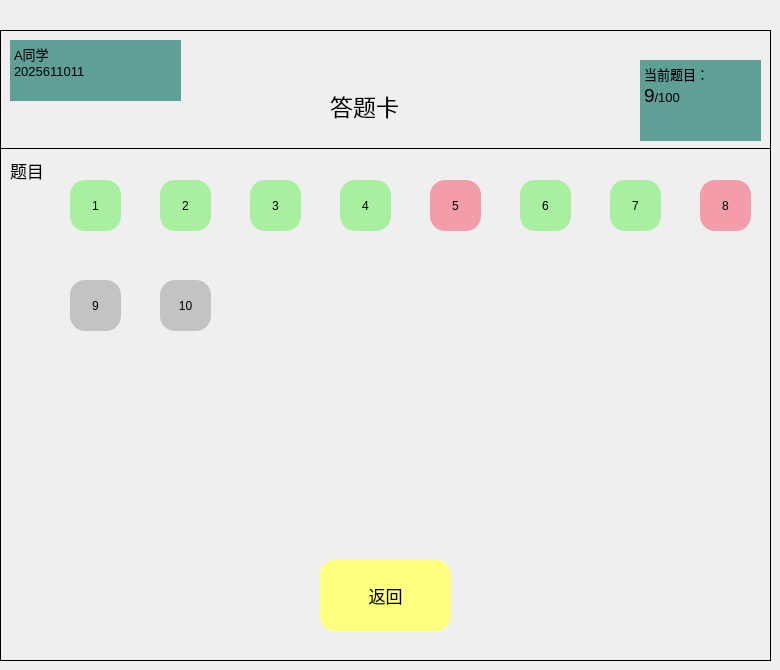
     <widget class="QWidget" name="page_12">
      <widget class="QFrame" name="frame_13">
       <property name="geometry">
        <rect>
         <x>0</x>
         <y>30</y>
         <width>771</width>
         <height>631</height>
        </rect>
       </property>
       <property name="sizePolicy">
        <sizepolicy hsizetype="Expanding" vsizetype="Expanding">
         <horstretch>0</horstretch>
         <verstretch>0</verstretch>
        </sizepolicy>
       </property>
       <property name="cursor">
        <cursorShape>ArrowCursor</cursorShape>
       </property>
       <property name="layoutDirection">
        <enum>Qt::LeftToRight</enum>
       </property>
       <property name="styleSheet">
        <string notr="true"/>
       </property>
       <property name="frameShape">
        <enum>QFrame::Panel</enum>
       </property>
       <property name="frameShadow">
        <enum>QFrame::Plain</enum>
       </property>
       <widget class="QPushButton" name="wrong_back_2">
        <property name="geometry">
         <rect>
          <x>320</x>
          <y>530</y>
          <width>131</width>
          <height>71</height>
         </rect>
        </property>
        <property name="font">
         <font>
          <pointsize>13</pointsize>
         </font>
        </property>
        <property name="styleSheet">
         <string notr="true">

QPushButton{
	background-color: rgb(255, 255, 127);
	border-radius:15px

}
QPushButton:pressed{
	padding-left:5px;
	padding-top:5px;
}</string>
        </property>
        <property name="text">
         <string>返回</string>
        </property>
       </widget>
       <widget class="Line" name="line_2">
        <property name="geometry">
         <rect>
          <x>0</x>
          <y>110</y>
          <width>801</width>
          <height>16</height>
         </rect>
        </property>
        <property name="font">
         <font>
          <pointsize>4</pointsize>
         </font>
        </property>
        <property name="frameShadow">
         <enum>QFrame::Plain</enum>
        </property>
        <property name="orientation">
         <enum>Qt::Horizontal</enum>
        </property>
       </widget>
       <widget class="QTextBrowser" name="text_info_2">
        <property name="geometry">
         <rect>
          <x>10</x>
          <y>10</y>
          <width>171</width>
          <height>61</height>
         </rect>
        </property>
        <property name="font">
         <font>
          <pointsize>11</pointsize>
         </font>
        </property>
        <property name="styleSheet">
         <string notr="true">background-color: rgb(94,159,150);</string>
        </property>
        <property name="frameShape">
         <enum>QFrame::NoFrame</enum>
        </property>
        <property name="html">
         <string>&lt;!DOCTYPE HTML PUBLIC &quot;-//W3C//DTD HTML 4.0//EN&quot; &quot;http://www.w3.org/TR/REC-html40/strict.dtd&quot;&gt;
&lt;html&gt;&lt;head&gt;&lt;meta name=&quot;qrichtext&quot; content=&quot;1&quot; /&gt;&lt;style type=&quot;text/css&quot;&gt;
p, li { white-space: pre-wrap; }
&lt;/style&gt;&lt;/head&gt;&lt;body style=&quot; font-family:'SimSun'; font-size:11pt; font-weight:400; font-style:normal;&quot;&gt;
&lt;p style=&quot; margin-top:0px; margin-bottom:0px; margin-left:0px; margin-right:0px; -qt-block-indent:0; text-indent:0px;&quot;&gt;&lt;span style=&quot; font-size:10pt;&quot;&gt;A同学&lt;/span&gt;&lt;/p&gt;
&lt;p style=&quot; margin-top:0px; margin-bottom:0px; margin-left:0px; margin-right:0px; -qt-block-indent:0; text-indent:0px;&quot;&gt;&lt;span style=&quot; font-size:10pt;&quot;&gt;2025611011&lt;/span&gt;&lt;/p&gt;&lt;/body&gt;&lt;/html&gt;</string>
        </property>
       </widget>
       <widget class="QTextBrowser" name="wrong_current_2">
        <property name="geometry">
         <rect>
          <x>640</x>
          <y>30</y>
          <width>121</width>
          <height>81</height>
         </rect>
        </property>
        <property name="styleSheet">
         <string notr="true">background-color: rgb(94,159,150);</string>
        </property>
        <property name="frameShape">
         <enum>QFrame::NoFrame</enum>
        </property>
        <property name="html">
         <string>&lt;!DOCTYPE HTML PUBLIC &quot;-//W3C//DTD HTML 4.0//EN&quot; &quot;http://www.w3.org/TR/REC-html40/strict.dtd&quot;&gt;
&lt;html&gt;&lt;head&gt;&lt;meta name=&quot;qrichtext&quot; content=&quot;1&quot; /&gt;&lt;style type=&quot;text/css&quot;&gt;
p, li { white-space: pre-wrap; }
&lt;/style&gt;&lt;/head&gt;&lt;body style=&quot; font-family:'SimSun'; font-size:9pt; font-weight:400; font-style:normal;&quot;&gt;
&lt;p style=&quot; margin-top:0px; margin-bottom:0px; margin-left:0px; margin-right:0px; -qt-block-indent:0; text-indent:0px;&quot;&gt;&lt;span style=&quot; font-size:10pt;&quot;&gt;当前题目：&lt;/span&gt;&lt;/p&gt;
&lt;p style=&quot; margin-top:0px; margin-bottom:0px; margin-left:0px; margin-right:0px; -qt-block-indent:0; text-indent:0px;&quot;&gt;&lt;span style=&quot; font-size:14pt;&quot;&gt;9&lt;/span&gt;&lt;span style=&quot; font-size:10pt;&quot;&gt;/100&lt;/span&gt;&lt;/p&gt;
&lt;p style=&quot;-qt-paragraph-type:empty; margin-top:0px; margin-bottom:0px; margin-left:0px; margin-right:0px; -qt-block-indent:0; text-indent:0px;&quot;&gt;&lt;br /&gt;&lt;/p&gt;&lt;/body&gt;&lt;/html&gt;</string>
        </property>
       </widget>
       <widget class="QPushButton" name="wrong_Q1_2">
        <property name="geometry">
         <rect>
          <x>70</x>
          <y>150</y>
          <width>51</width>
          <height>51</height>
         </rect>
        </property>
        <property name="styleSheet">
         <string notr="true">QPushButton{
background-color: rgb(168, 239, 160);
border-radius:15px
}

QPushButton:pressed{
	padding-left:5px;
	padding-top:5px;
}</string>
        </property>
        <property name="text">
         <string>1</string>
        </property>
       </widget>
       <widget class="QLabel" name="label_title_2">
        <property name="geometry">
         <rect>
          <x>10</x>
          <y>120</y>
          <width>41</width>
          <height>41</height>
         </rect>
        </property>
        <property name="font">
         <font>
          <pointsize>13</pointsize>
         </font>
        </property>
        <property name="styleSheet">
         <string notr="true">border-bottom-left-radius:15px

</string>
        </property>
        <property name="frameShape">
         <enum>QFrame::WinPanel</enum>
        </property>
        <property name="frameShadow">
         <enum>QFrame::Sunken</enum>
        </property>
        <property name="text">
         <string>题目</string>
        </property>
       </widget>
       <widget class="QPushButton" name="wrong_Q2_2">
        <property name="geometry">
         <rect>
          <x>160</x>
          <y>150</y>
          <width>51</width>
          <height>51</height>
         </rect>
        </property>
        <property name="styleSheet">
         <string notr="true">QPushButton{
background-color: rgb(168, 239, 160);
border-radius:15px
}

QPushButton:pressed{
	padding-left:5px;
	padding-top:5px;
}</string>
        </property>
        <property name="text">
         <string>2</string>
        </property>
       </widget>
       <widget class="QPushButton" name="wrong_Q5_2">
        <property name="geometry">
         <rect>
          <x>430</x>
          <y>150</y>
          <width>51</width>
          <height>51</height>
         </rect>
        </property>
        <property name="styleSheet">
         <string notr="true">QPushButton{
border-radius:15px;
background-color: rgb(244, 157, 170);
}
QPushButton:pressed{
	padding-left:5px;
	padding-top:5px;
}</string>
        </property>
        <property name="text">
         <string>5</string>
        </property>
       </widget>
       <widget class="QPushButton" name="wrong_Q4_2">
        <property name="geometry">
         <rect>
          <x>340</x>
          <y>150</y>
          <width>51</width>
          <height>51</height>
         </rect>
        </property>
        <property name="styleSheet">
         <string notr="true">QPushButton{
background-color: rgb(168, 239, 160);
border-radius:15px
}

QPushButton:pressed{
	padding-left:5px;
	padding-top:5px;
}</string>
        </property>
        <property name="text">
         <string>4</string>
        </property>
       </widget>
       <widget class="QPushButton" name="wrong_Q3_2">
        <property name="geometry">
         <rect>
          <x>250</x>
          <y>150</y>
          <width>51</width>
          <height>51</height>
         </rect>
        </property>
        <property name="styleSheet">
         <string notr="true">QPushButton{
background-color: rgb(168, 239, 160);
border-radius:15px
}

QPushButton:pressed{
	padding-left:5px;
	padding-top:5px;
}</string>
        </property>
        <property name="text">
         <string>3</string>
        </property>
       </widget>
       <widget class="QPushButton" name="wrong_Q7_2">
        <property name="geometry">
         <rect>
          <x>610</x>
          <y>150</y>
          <width>51</width>
          <height>51</height>
         </rect>
        </property>
        <property name="styleSheet">
         <string notr="true">QPushButton{
background-color: rgb(168, 239, 160);
border-radius:15px
}

QPushButton:pressed{
	padding-left:5px;
	padding-top:5px;
}</string>
        </property>
        <property name="text">
         <string>7</string>
        </property>
       </widget>
       <widget class="QPushButton" name="wrong_Q10_2">
        <property name="geometry">
         <rect>
          <x>160</x>
          <y>250</y>
          <width>51</width>
          <height>51</height>
         </rect>
        </property>
        <property name="styleSheet">
         <string notr="true">QPushButton{
background-color: rgb(195, 195, 195);
border-radius:15px}
QPushButton:pressed{
	padding-left:5px;
	padding-top:5px;
}</string>
        </property>
        <property name="text">
         <string>10</string>
        </property>
       </widget>
       <widget class="QPushButton" name="wrong_Q9_2">
        <property name="geometry">
         <rect>
          <x>70</x>
          <y>250</y>
          <width>51</width>
          <height>51</height>
         </rect>
        </property>
        <property name="styleSheet">
         <string notr="true">QPushButton{
background-color: rgb(195, 195, 195);
border-radius:15px}
QPushButton:pressed{
	padding-left:5px;
	padding-top:5px;
}</string>
        </property>
        <property name="text">
         <string>9</string>
        </property>
       </widget>
       <widget class="QPushButton" name="wrong_Q8_2">
        <property name="geometry">
         <rect>
          <x>700</x>
          <y>150</y>
          <width>51</width>
          <height>51</height>
         </rect>
        </property>
        <property name="styleSheet">
         <string notr="true">QPushButton{
border-radius:15px;
background-color: rgb(244, 157, 170);
}
QPushButton:pressed{
	padding-left:5px;
	padding-top:5px;
}</string>
        </property>
        <property name="text">
         <string>8</string>
        </property>
       </widget>
       <widget class="QPushButton" name="wrong_Q6_2">
        <property name="geometry">
         <rect>
          <x>520</x>
          <y>150</y>
          <width>51</width>
          <height>51</height>
         </rect>
        </property>
        <property name="styleSheet">
         <string notr="true">QPushButton{
background-color: rgb(168, 239, 160);
border-radius:15px
}

QPushButton:pressed{
	padding-left:5px;
	padding-top:5px;
}</string>
        </property>
        <property name="text">
         <string>6</string>
        </property>
       </widget>
       <widget class="QLabel" name="label_answersheet_2">
        <property name="geometry">
         <rect>
          <x>330</x>
          <y>50</y>
          <width>111</width>
          <height>51</height>
         </rect>
        </property>
        <property name="font">
         <font>
          <pointsize>17</pointsize>
         </font>
        </property>
        <property name="text">
         <string>答题卡</string>
        </property>
       </widget>
      </widget>
     </widget>
